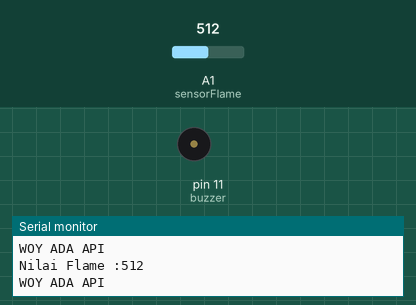
Simulated run of this sketch. Board: Arduino Uno, built with avr-gcc and run on an emulated ATmega328P. Shown: buzzer (waves = sounding, pin HIGH), the last lines printed to the serial monitor. The test bench sets the inputs (shaded band); at power-on: A1 (sensorFlame) = 512.

Above: at 1.8 s.
1.9 s: A1 (sensorFlame) set to 308
5.4 s: A1 (sensorFlame) set to 293
8.9 s: A1 (sensorFlame) set to 734
12.4 s: A1 (sensorFlame) set to 758
At 13.6 s:
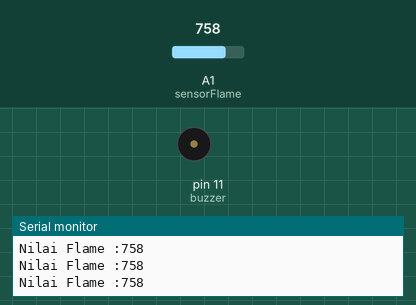
14.2 s: A1 (sensorFlame) set to 740
At 14.6 s:
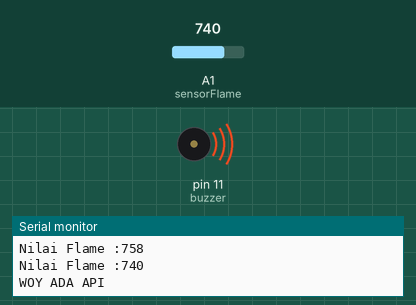
18.4 s: A1 (sensorFlame) set to 760
At 19.3 s:
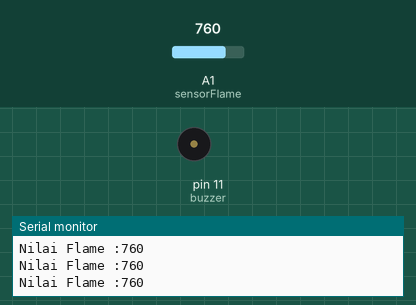
Timing chart, 0 to 20.9 s (numbered marks = the images above; inputs shaded):
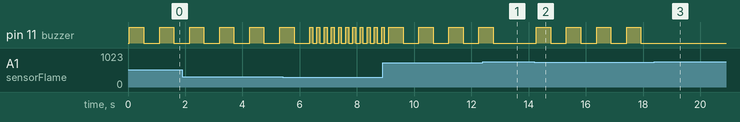

The sketch:

sensor_flame_dan_buzzer.ino
```cpp
//Inisialisasi pembuatan variable
int sensorFlame =A1;
int buzzer=11;
void setup() {
 //Menentukan Fungsionalitas dari PIN pada Microcontroller
 Serial.begin(115200); //baudrate yang digunakan untuk komunikasi microcontroller dengan komputer
 pinMode(sensorFlame,INPUT);
  pinMode(buzzer,OUTPUT);
}
void loop() {
 //Program yang akan dijalankan berulang-ulang
 int bacaFlame=analogRead(sensorFlame); //Membaca Nilai Flame
 //Print ke Serial Monitor
 Serial.print("Nilai Flame :");
 Serial.print(bacaFlame);
 Serial.println();
 delay(50); //Jeda waktu perulagan seama 500 mili detik

 if (bacaFlame>=1000){
  Serial.print("TIDAK ADA API");
  Serial.println();
  digitalWrite(buzzer,LOW);
 delay(500);
  }
 else if(bacaFlame <=750&&bacaFlame>300){
 Serial.print("WOY ADA API");
 Serial.println();
    digitalWrite(buzzer,HIGH);
 delay(500);
     digitalWrite(buzzer,LOW);
 delay(500);

  }
  else if(bacaFlame <=300){
 Serial.print(" WOYYY Api membesar SEGERA PADAMKAN");
 Serial.println();
    digitalWrite(buzzer,HIGH);
 delay(100);
     digitalWrite(buzzer,LOW);
 delay(100);

  {
    digitalWrite(buzzer,LOW);
     Serial.print("Api padam");
     Serial.println();
    }
}
}


//int buzzer=11;
//void setup(){
//  pinMode(buzzer, OUTPUT);
//}
//
//void loop(){
//  tone(buzzer, 1000);
//  delay(1000);
//  tone(buzzer, 500);
//  delay(1000);
//  noTone(buzzer);
//  delay(1000);
//}
```

Measured:
- the behaviour switches between 750 and 751 on A1 (sensorFlame) (found by bisection; images 0 and 1)
- after the input at 12.4 s, pin 11 (buzzer): goes on until 12.8 s, then stays LOW
- after the input at 14.2 s, pin 11 (buzzer): alternates HIGH for 0.50 s and LOW for 0.55 s, starting after 0.07 s
- after the input at 18.4 s, pin 11 (buzzer): stops changing and stays LOW
- by itself, pin 11 (buzzer): repeats every 1.1 s: HIGH 0.50 s, LOW 0.55 s
